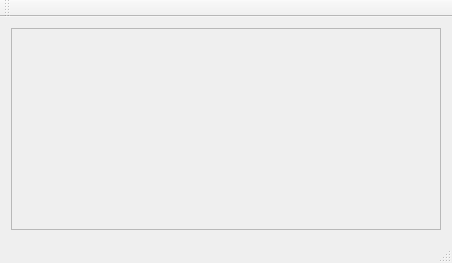
<?xml version="1.0" encoding="UTF-8"?>
<ui version="4.0">
 <class>MainWindow</class>
 <widget class="QMainWindow" name="MainWindow">
  <property name="geometry">
   <rect>
    <x>0</x>
    <y>0</y>
    <width>452</width>
    <height>263</height>
   </rect>
  </property>
  <property name="windowTitle">
   <string>Photo Editor</string>
  </property>
  <widget class="QWidget" name="centralWidget">
   <layout class="QVBoxLayout" name="verticalLayout_2">
    <item>
     <widget class="QScrollArea" name="scrollArea">
      <property name="enabled">
       <bool>true</bool>
      </property>
      <property name="widgetResizable">
       <bool>true</bool>
      </property>
      <widget class="QWidget" name="scrollAreaWidgetContents">
       <property name="geometry">
        <rect>
         <x>0</x>
         <y>0</y>
         <width>432</width>
         <height>211</height>
        </rect>
       </property>
       <layout class="QVBoxLayout" name="verticalLayout">
        <item>
         <widget class="QLabel" name="imageLabel">
          <property name="text">
           <string/>
          </property>
         </widget>
        </item>
       </layout>
      </widget>
     </widget>
    </item>
   </layout>
  </widget>
  <widget class="QToolBar" name="mainToolBar">
   <attribute name="toolBarArea">
    <enum>TopToolBarArea</enum>
   </attribute>
   <attribute name="toolBarBreak">
    <bool>false</bool>
   </attribute>
  </widget>
  <widget class="QStatusBar" name="statusBar"/>
  <action name="actionOpen">
   <property name="text">
    <string>Open</string>
   </property>
  </action>
  <action name="actionSave_As">
   <property name="text">
    <string>Save As</string>
   </property>
  </action>
  <action name="actionExit">
   <property name="text">
    <string>Exit</string>
   </property>
  </action>
  <action name="actionZoom_In">
   <property name="text">
    <string>Zoom In</string>
   </property>
  </action>
  <action name="actionZoom_Out">
   <property name="text">
    <string>Zoom Out</string>
   </property>
  </action>
  <action name="actionNormal_Size">
   <property name="text">
    <string>Normal Size</string>
   </property>
  </action>
  <action name="actionFit_to_Window">
   <property name="text">
    <string>Fit to Window</string>
   </property>
  </action>
  <action name="actionAbout">
   <property name="text">
    <string>About</string>
   </property>
  </action>
 </widget>
 <layoutdefault spacing="6" margin="11"/>
 <resources/>
 <connections/>
</ui>
